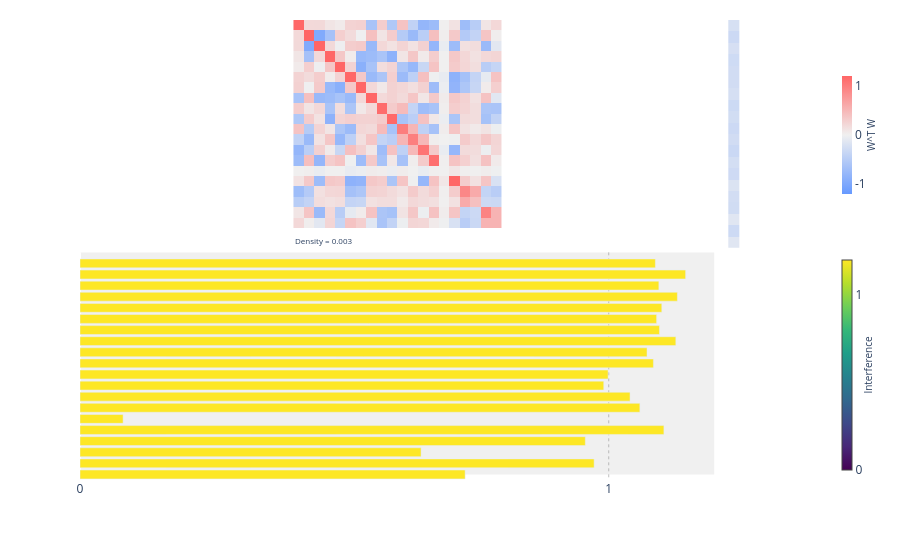

Notebook source saved alongside this figure:
### Code cell
plot_representation(grid)

### Figure 1 — Plotly figure (JSON) as saved in the notebook; plotly's stock layout.template omitted (floating-point values rounded to 4 significant figures; data arrays with more than 128 entries replaced by an {"elided": "..."} marker saying what was removed)
{"data": [{"colorbar": {"len": 0.3, "thickness": 10, "tickmode": "array", "ticktext": ["-1", "0", "1"], "tickvals": [-1, 0, 1], "title": {"font": {"size": 10}, "side": "right", "text": "W^T W"}, "y": 0.75}, "colorscale": [[0, "#6699FF"], [0.5, "#F0F0F0"], [1, "#FF6666"]], "hovertemplate": "i: %{y}<br>j: %{x}<br>value: %{z:.2f}<extra></extra>", "showscale": true, "type": "heatmap", "xaxis": "x", "yaxis": "y", "z": {"elided": "20x20 float values"}, "zmax": 1.2, "zmid": 0, "zmin": -1.2}, {"colorscale": [[0, "#6699FF"], [0.5, "#F0F0F0"], [1, "#FF6666"]], "hovertemplate": "i: %{y}<br>value: %{z:.2f}<extra></extra>", "showscale": false, "type": "heatmap", "xaxis": "x2", "yaxis": "y2", "z": [[-0.2235], [-0.3167], [-0.2278], [-0.2955], [-0.2704], [-0.2706], [-0.2329], [-0.3092], [-0.2686], [-0.3124], [-0.2728], [-0.3301], [-0.2498], [-0.297], [-0.1844], [-0.2601], [-0.2791], [-0.1375], [-0.3069], [-0.141]], "zmax": 1.2, "zmid": 0, "zmin": -1.2}, {"hovertemplate": "||W<sub>%{y}</sub>||: %{x:.4f}<extra></extra>", "marker": {"cmax": 1.2, "cmin": 0, "color": [2.79, 2.808, 3.133, 2.598, 2.726, 3.14, 3.061, 2.694, 2.778, 2.811, 3.086, 3.073, 2.973, 3.15, 4.499, 3.331, 3.188, 3.611, 3.03, 3.418], "colorbar": {"len": 0.5, "thickness": 10, "tickmode": "array", "ticktext": ["0", "1"], "tickvals": [0, 1], "title": {"font": {"size": 10}, "side": "right", "text": "Interference"}, "y": 0.25, "yanchor": "middle"}, "colorscale": [[0, "#440154"], [0.1111, "#482878"], [0.2222, "#3e4989"], [0.3333, "#31688e"], [0.4444, "#26828e"], [0.5556, "#1f9e89"], [0.6667, "#35b779"], [0.7778, "#6ece58"], [0.8889, "#b5de2b"], [1, "#fde725"]], "showscale": true}, "orientation": "h", "type": "bar", "x": [1.088, 1.145, 1.095, 1.13, 1.1, 1.091, 1.096, 1.127, 1.072, 1.085, 0.9988, 0.9906, 1.04, 1.059, 0.08149, 1.104, 0.9558, 0.645, 0.9724, 0.7284], "xaxis": "x4", "y": [19, 18, 17, 16, 15, 14, 13, 12, 11, 10, 9, 8, 7, 6, 5, 4, 3, 2, 1, 0], "yaxis": "y4"}], "layout": {"annotations": [{"font": {"size": 8}, "showarrow": false, "text": "Density = 0.003", "x": -0.5, "xanchor": "left", "xref": "x", "y": 20, "yanchor": "top", "yref": "y"}], "margin": {"t": 20}, "paper_bgcolor": "white", "plot_bgcolor": "white", "shapes": [{"fillcolor": "#F0F0F0", "layer": "below", "line": {"width": 0}, "type": "rect", "x0": 0, "x1": 1.2, "xref": "x4", "y0": 0, "y1": 20, "yref": "y4"}], "showlegend": false, "xaxis": {"anchor": "y", "domain": [0, 0.8609], "showticklabels": false, "side": "top"}, "xaxis2": {"anchor": "y2", "domain": [0.8659, 0.9089], "showticklabels": false, "side": "top"}, "xaxis3": {"anchor": "y3", "domain": [0.9139, 1.0]}, "xaxis4": {"anchor": "y4", "domain": [0, 0.8609], "gridcolor": "gray", "griddash": "dot", "gridwidth": 0.5, "range": [0, 1.2], "showgrid": true, "tickmode": "array", "tickvals": [0, 1]}, "xaxis5": {"anchor": "y5", "domain": [0.8659, 0.9089]}, "xaxis6": {"anchor": "y6", "domain": [0.9139, 1.0]}, "yaxis": {"anchor": "x", "autorange": "reversed", "constrain": "domain", "domain": [0.505, 1], "scaleanchor": "x", "scaleratio": 1, "showticklabels": false}, "yaxis2": {"anchor": "x2", "autorange": "reversed", "constrain": "domain", "domain": [0.505, 1], "scaleanchor": "x2", "scaleratio": 1, "showticklabels": false}, "yaxis3": {"anchor": "x3", "domain": [0.505, 1]}, "yaxis4": {"anchor": "x4", "domain": [0, 0.495], "showticklabels": false}, "yaxis5": {"anchor": "x5", "domain": [0, 0.495]}, "yaxis6": {"anchor": "x6", "domain": [0, 0.495]}}}
